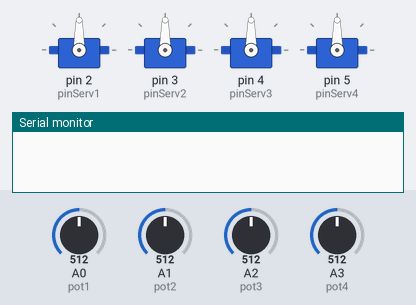
A sketch run on a simulated Arduino Uno, built with avr-gcc and run on an emulated ATmega328P. On the bench: 4 × servo, the last lines printed to the serial monitor. The test bench sets the inputs (shaded band); at power-on: A0 (pot1) = 512, A1 (pot2) = 512, A2 (pot3) = 512, A3 (pot4) = 512.

Above: at 0.1 s.
At 10.1 s:
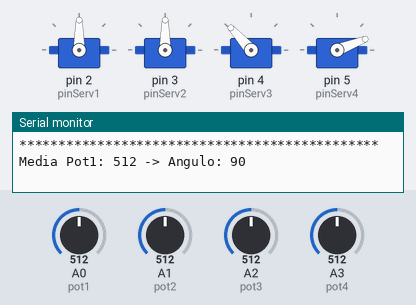
Timing chart, 0 to 11.6 s (numbered marks = the images above):
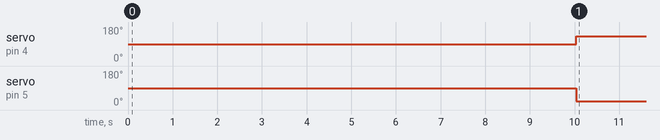

Measured:
- by itself, servo on pin 4 (pinServ3): 90° → 132° at 10.0 s
- by itself, servo on pin 5 (pinServ4): 90° → 21° at 10.0 s

The sketch:

braco.ino
```cpp
#include <Servo.h>

// define pinos dos servos
#define pinServ1 2
#define pinServ2 3
#define pinServ3 4
#define pinServ4 5

// define as portas dos potenciômetros
#define pot1 A0
#define pot2 A1
#define pot3 A2
#define pot4 A3

// nomeia os servos
Servo serv1, serv2, serv3, serv4;

// variáveis para armazenar somas
long soma1 = 0, soma2 = 0, soma3 = 0, soma4 = 0;

// contador de leituras
int contador = 0;

// variáveis dos ângulos
int motor1, motor2, motor3, motor4;

void setup() {
  Serial.begin(9600);

  serv1.attach(pinServ1);
  serv2.attach(pinServ2);
  serv3.attach(pinServ3);
  serv4.attach(pinServ4);
}

void loop() {
  // leitura atual dos potenciômetros
  int leitura1 = analogRead(pot1);
  int leitura2 = analogRead(pot2);
  int leitura3 = analogRead(pot3);
  int leitura4 = analogRead(pot4);

  // acumula as leituras
  soma1 += leitura1;
  soma2 += leitura2;
  soma3 += leitura3;
  soma4 += leitura4;
  contador++;

  // quando atingir 200 leituras, calcula a média
  if (contador >= 200) {
    int media1 = soma1 / contador;
    int media2 = soma2 / contador;
    int media3 = soma3 / contador;
    int media4 = soma4 / contador;

    // converte as médias em ângulos
    motor1 = map(media1, 0, 1023, 0, 180);
    motor2 = map(media2, 0, 1023, 0, 180);
    motor3 = map(media3, 0, 1023, 85, 180);
    motor4 = map(media4, 0, 1023, 0, 43);

    // posiciona os servos com base na média
    serv1.write(motor1);
    serv2.write(motor2);
    serv3.write(motor3);
    serv4.write(motor4);

    // exibe os resultados no monitor serial
    Serial.println("**********************************************");
    Serial.print("Media Pot1: "); Serial.print(media1); Serial.print(" -> Angulo: "); Serial.println(motor1);
    Serial.print("Media Pot2: "); Serial.print(media2); Serial.print(" -> Angulo: "); Serial.println(motor2);
    Serial.print("Media Pot3: "); Serial.print(media3); Serial.print(" -> Angulo: "); Serial.println(motor3);
    Serial.print("Media Pot4: "); Serial.print(media4); Serial.print(" -> Angulo: "); Serial.println(motor4);

    // reinicia as variáveis para próxima média
    soma1 = soma2 = soma3 = soma4 = 0;
    contador = 0;
  }

  delay(50); // define o tempo entre as leituras
}
```
